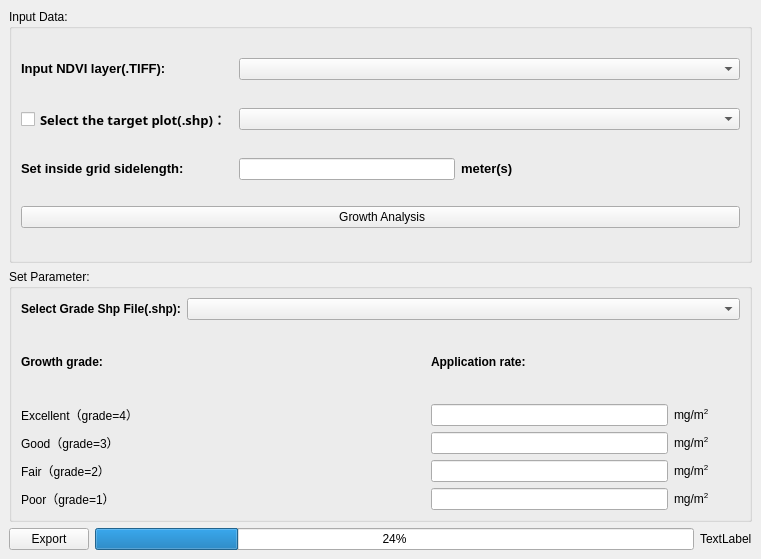
<?xml version="1.0" encoding="UTF-8"?>
<ui version="4.0">
 <class>FreeFertiCtrlDockWidgetBase</class>
 <widget class="QDockWidget" name="FreeFertiCtrlDockWidgetBase">
  <property name="geometry">
   <rect>
    <x>0</x>
    <y>0</y>
    <width>761</width>
    <height>559</height>
   </rect>
  </property>
  <property name="windowTitle">
   <string>FreeFertiCtrl</string>
  </property>
  <widget class="QWidget" name="dockWidgetContents">
   <layout class="QGridLayout" name="gridLayout">
    <item row="2" column="0" colspan="2">
     <widget class="QPushButton" name="Export">
      <property name="text">
       <string>Export</string>
      </property>
     </widget>
    </item>
    <item row="2" column="3">
     <widget class="QLabel" name="Success">
      <property name="text">
       <string>TextLabel</string>
      </property>
     </widget>
    </item>
    <item row="2" column="2">
     <widget class="QProgressBar" name="Probar">
      <property name="value">
       <number>24</number>
      </property>
     </widget>
    </item>
    <item row="0" column="0" colspan="4">
     <widget class="QgsCollapsibleGroupBox" name="mGroupBox">
      <property name="title">
       <string>Input Data:</string>
      </property>
      <layout class="QGridLayout" name="gridLayout_2">
       <item row="2" column="2">
        <widget class="QLabel" name="label">
         <property name="text">
          <string>&lt;html&gt;&lt;head/&gt;&lt;body&gt;&lt;p&gt;&lt;span style=&quot; font-size:10pt; font-weight:600;&quot;&gt;meter(s)&lt;/span&gt;&lt;/p&gt;&lt;/body&gt;&lt;/html&gt;</string>
         </property>
        </widget>
       </item>
       <item row="2" column="3">
        <spacer name="horizontalSpacer">
         <property name="orientation">
          <enum>Qt::Horizontal</enum>
         </property>
         <property name="sizeHint" stdset="0">
          <size>
           <width>40</width>
           <height>20</height>
          </size>
         </property>
        </spacer>
       </item>
       <item row="2" column="0">
        <widget class="QLabel" name="label_29">
         <property name="text">
          <string>&lt;html&gt;&lt;head/&gt;&lt;body&gt;&lt;p&gt;&lt;span style=&quot; font-size:10pt; font-weight:600;&quot;&gt;Set inside grid sidelength:&lt;/span&gt;&lt;/p&gt;&lt;/body&gt;&lt;/html&gt;</string>
         </property>
        </widget>
       </item>
       <item row="1" column="0">
        <widget class="QCheckBox" name="IfSelect">
         <property name="font">
          <font>
           <family>SimSun-ExtB</family>
           <pointsize>10</pointsize>
           <weight>75</weight>
           <italic>false</italic>
           <bold>true</bold>
           <underline>false</underline>
          </font>
         </property>
         <property name="cursor">
          <cursorShape>ArrowCursor</cursorShape>
         </property>
         <property name="text">
          <string>Select the target plot(.shp)：</string>
         </property>
        </widget>
       </item>
       <item row="5" column="0" colspan="5">
        <widget class="QPushButton" name="zhangshi">
         <property name="text">
          <string> Growth Analysis</string>
         </property>
        </widget>
       </item>
       <item row="0" column="1" colspan="4">
        <widget class="QgsMapLayerComboBox" name="NDVILayer_2"/>
       </item>
       <item row="0" column="0">
        <widget class="QLabel" name="label_27">
         <property name="text">
          <string>&lt;html&gt;&lt;head/&gt;&lt;body&gt;&lt;p&gt;&lt;span style=&quot; font-size:10pt; font-weight:600;&quot;&gt;Input NDVI layer(.TIFF):&lt;/span&gt;&lt;/p&gt;&lt;/body&gt;&lt;/html&gt;</string>
         </property>
        </widget>
       </item>
       <item row="2" column="1">
        <widget class="QLineEdit" name="Pixel_2"/>
       </item>
       <item row="1" column="1" colspan="4">
        <widget class="QgsMapLayerComboBox" name="pathLayer_2">
         <property name="insertPolicy">
          <enum>QComboBox::InsertBeforeCurrent</enum>
         </property>
        </widget>
       </item>
      </layout>
     </widget>
    </item>
    <item row="1" column="0" colspan="4">
     <widget class="QgsCollapsibleGroupBox" name="mGroupBox_2">
      <property name="toolTip">
       <string>&lt;html&gt;&lt;head/&gt;&lt;body&gt;&lt;p&gt;NOTE：设置施药量，根据地块的长势不同，分别输入相应的施药量（单位为毫克每平方米）。&lt;/p&gt;&lt;/body&gt;&lt;/html&gt;</string>
      </property>
      <property name="title">
       <string>Set Parameter:</string>
      </property>
      <layout class="QGridLayout" name="gridLayout_8">
       <item row="0" column="0">
        <widget class="QLabel" name="label_28">
         <property name="text">
          <string>&lt;html&gt;&lt;head/&gt;&lt;body&gt;&lt;p&gt;&lt;span style=&quot; font-weight:600;&quot;&gt;Select Grade Shp File(.shp):&lt;/span&gt;&lt;/p&gt;&lt;/body&gt;&lt;/html&gt;</string>
         </property>
        </widget>
       </item>
       <item row="12" column="1">
        <spacer name="horizontalSpacer_19">
         <property name="orientation">
          <enum>Qt::Horizontal</enum>
         </property>
         <property name="sizeHint" stdset="0">
          <size>
           <width>40</width>
           <height>20</height>
          </size>
         </property>
        </spacer>
       </item>
       <item row="14" column="2">
        <widget class="QLineEdit" name="poor_2"/>
       </item>
       <item row="0" column="1" colspan="8">
        <widget class="QgsMapLayerComboBox" name="gradeLayer_2"/>
       </item>
       <item row="12" column="0">
        <widget class="QLabel" name="label_18">
         <property name="text">
          <string>&lt;html&gt;&lt;head/&gt;&lt;body&gt;&lt;p&gt;Good（grade=3）&lt;/p&gt;&lt;/body&gt;&lt;/html&gt;</string>
         </property>
        </widget>
       </item>
       <item row="13" column="1">
        <spacer name="horizontalSpacer_14">
         <property name="orientation">
          <enum>Qt::Horizontal</enum>
         </property>
         <property name="sizeHint" stdset="0">
          <size>
           <width>40</width>
           <height>20</height>
          </size>
         </property>
        </spacer>
       </item>
       <item row="14" column="1">
        <spacer name="horizontalSpacer_11">
         <property name="orientation">
          <enum>Qt::Horizontal</enum>
         </property>
         <property name="sizeHint" stdset="0">
          <size>
           <width>40</width>
           <height>20</height>
          </size>
         </property>
        </spacer>
       </item>
       <item row="10" column="2">
        <widget class="QLabel" name="label_22">
         <property name="text">
          <string>&lt;html&gt;&lt;head/&gt;&lt;body&gt;&lt;p&gt;&lt;span style=&quot; font-weight:600;&quot;&gt;Application rate:&lt;/span&gt;&lt;/p&gt;&lt;/body&gt;&lt;/html&gt;</string>
         </property>
        </widget>
       </item>
       <item row="11" column="0">
        <widget class="QLabel" name="label_6">
         <property name="text">
          <string>&lt;html&gt;&lt;head/&gt;&lt;body&gt;&lt;p&gt;Excellent（grade=4）&lt;/p&gt;&lt;/body&gt;&lt;/html&gt;</string>
         </property>
        </widget>
       </item>
       <item row="11" column="2">
        <widget class="QLineEdit" name="excellent_2"/>
       </item>
       <item row="10" column="1">
        <spacer name="horizontalSpacer_18">
         <property name="orientation">
          <enum>Qt::Horizontal</enum>
         </property>
         <property name="sizeHint" stdset="0">
          <size>
           <width>40</width>
           <height>20</height>
          </size>
         </property>
        </spacer>
       </item>
       <item row="11" column="1">
        <spacer name="horizontalSpacer_16">
         <property name="orientation">
          <enum>Qt::Horizontal</enum>
         </property>
         <property name="sizeHint" stdset="0">
          <size>
           <width>40</width>
           <height>20</height>
          </size>
         </property>
        </spacer>
       </item>
       <item row="14" column="3">
        <widget class="QLabel" name="label_24">
         <property name="text">
          <string>&lt;html&gt;&lt;head/&gt;&lt;body&gt;&lt;p&gt;mg/m&lt;span style=&quot; vertical-align:super;&quot;&gt;2&lt;/span&gt;&lt;/p&gt;&lt;/body&gt;&lt;/html&gt;</string>
         </property>
        </widget>
       </item>
       <item row="12" column="2">
        <widget class="QLineEdit" name="good_2"/>
       </item>
       <item row="13" column="0">
        <widget class="QLabel" name="label_25">
         <property name="text">
          <string>&lt;html&gt;&lt;head/&gt;&lt;body&gt;&lt;p&gt;Fair（grade=2）&lt;/p&gt;&lt;/body&gt;&lt;/html&gt;</string>
         </property>
        </widget>
       </item>
       <item row="11" column="3">
        <widget class="QLabel" name="label_19">
         <property name="text">
          <string>&lt;html&gt;&lt;head/&gt;&lt;body&gt;&lt;p&gt;mg/m&lt;span style=&quot; vertical-align:super;&quot;&gt;2&lt;/span&gt;&lt;/p&gt;&lt;/body&gt;&lt;/html&gt;</string>
         </property>
        </widget>
       </item>
       <item row="13" column="2">
        <widget class="QLineEdit" name="fair_2"/>
       </item>
       <item row="12" column="3">
        <widget class="QLabel" name="label_21">
         <property name="text">
          <string>&lt;html&gt;&lt;head/&gt;&lt;body&gt;&lt;p&gt;mg/m&lt;span style=&quot; vertical-align:super;&quot;&gt;2&lt;/span&gt;&lt;/p&gt;&lt;/body&gt;&lt;/html&gt;</string>
         </property>
        </widget>
       </item>
       <item row="14" column="0">
        <widget class="QLabel" name="label_23">
         <property name="text">
          <string>&lt;html&gt;&lt;head/&gt;&lt;body&gt;&lt;p&gt;Poor（grade=1）&lt;/p&gt;&lt;/body&gt;&lt;/html&gt;</string>
         </property>
        </widget>
       </item>
       <item row="10" column="0">
        <widget class="QLabel" name="label_9">
         <property name="text">
          <string>&lt;html&gt;&lt;head/&gt;&lt;body&gt;&lt;p&gt;&lt;span style=&quot; font-weight:600;&quot;&gt;Growth grade:&lt;/span&gt;&lt;/p&gt;&lt;/body&gt;&lt;/html&gt;</string>
         </property>
        </widget>
       </item>
       <item row="13" column="3">
        <widget class="QLabel" name="label_20">
         <property name="text">
          <string>&lt;html&gt;&lt;head/&gt;&lt;body&gt;&lt;p&gt;mg/m&lt;span style=&quot; vertical-align:super;&quot;&gt;2&lt;/span&gt;&lt;/p&gt;&lt;/body&gt;&lt;/html&gt;</string>
         </property>
        </widget>
       </item>
      </layout>
     </widget>
    </item>
   </layout>
  </widget>
 </widget>
 <customwidgets>
  <customwidget>
   <class>QgsCollapsibleGroupBox</class>
   <extends>QGroupBox</extends>
   <header>qgscollapsiblegroupbox.h</header>
   <container>1</container>
  </customwidget>
  <customwidget>
   <class>QgsMapLayerComboBox</class>
   <extends>QComboBox</extends>
   <header>qgsmaplayercombobox.h</header>
  </customwidget>
 </customwidgets>
 <resources/>
 <connections/>
</ui>
